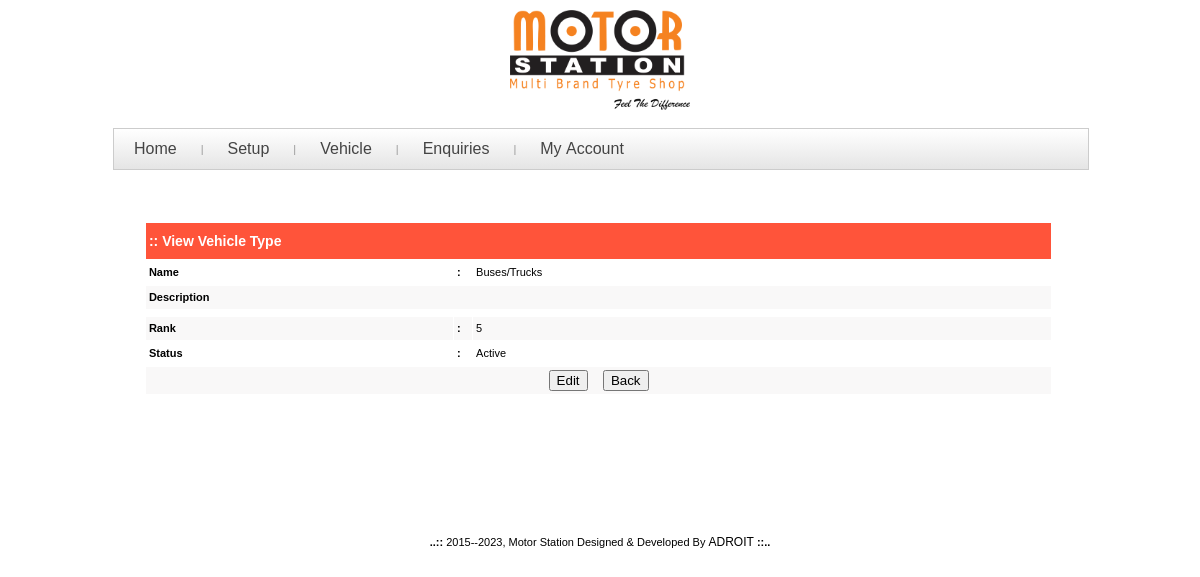
Page /admin/view_size_detail.php?edit=5&pg=1&countstart=0 (signed in) on the committed database.
### tables this page shows
CREATE TABLE `trtyp_mst` (
  `trtypm_id` int(15) NOT NULL COMMENT 'unique auto increment id for trtyp record',
  `trtypm_name` varchar(250) NOT NULL COMMENT 'unique name for trtyp record',
  `trtypm_desc` varchar(250) NOT NULL,
  `trtypm_prty` int(3) DEFAULT NULL COMMENT 'priority of trtyp record',
  `trtypm_sts` char(1) DEFAULT NULL COMMENT 'status of trtyp record (a - active, i - inactive)',
  `trtypm_crtdon` date DEFAULT NULL COMMENT 'date of creation of trtyp record',
  `trtypm_crtdby` varchar(250) DEFAULT NULL COMMENT 'name by whom trtyp record is created',
  `trtypm_mdfdon` date DEFAULT NULL COMMENT 'date of modification of trtyp record',
  `trtypm_mdfdby` varchar(250) DEFAULT NULL COMMENT 'name by whom trtyp record is modified'
);

### includes/inc_usr_functions.php (called while the page is built, shortened)
<?php
	function glb_func_chkvl($cntrlval){
		$newval =  htmlspecialchars(trim($cntrlval),ENT_QUOTES);
		return $newval;
	}
	function funcDispSts($cursts)
	{
		$recsts = $cursts;
		if($recsts == 'a')
		{
			return 'Active';
		}
		elseif($recsts == 'i')
		{
			return 'Inactive';
		}
		elseif($recsts == 'u')
		{
			return 'Under Process';
		}
		elseif($recsts == 'c')
		{
			return 'Completed';
		}
	}
?>

### admin/view_size_detail.php (the view, shortened to what this page needs)
<?php
	include_once "../includes/inc_connection.php";
	include_once "../includes/inc_usr_functions.php";
	global $id,$pg,$countstart,$gsz_smlpht,$gsz_bgpht;
	if(isset($_REQUEST['edit'])       && (trim($_REQUEST['edit'])!="")
	&& isset($_REQUEST['pg'])         &&   (trim($_REQUEST['pg'])!="")
	&& isset($_REQUEST['countstart']) && (trim($_REQUEST['countstart'])!="") )
	{
		$id         = glb_func_chkvl($_REQUEST['edit']);
		$pg         = glb_func_chkvl($_REQUEST['pg']);
		$countstart = glb_func_chkvl($_REQUEST['countstart']);
	}
	$sqrytrtyp_mst  ="select
	                   trtypm_id,trtypm_name,trtypm_sts,trtypm_prty,
					   trtypm_desc
				     from
				       trtyp_mst
                     where
				       trtypm_id=$id";
	$srstrtyp_mst   = mysqli_query($conn,$sqrytrtyp_mst);
	$cntrectrtyp_mst= mysqli_num_rows($srstrtyp_mst);
	if($cntrectrtyp_mst > 0)
	{
		$rowstrtyp_mst = mysqli_fetch_assoc($srstrtyp_mst);
	}
	else
	{
		header("Location:view_all_size.php");
		exit();
	}
?>
<!DOCTYPE HTML PUBLIC "-//W3C//DTD HTML 4.01 Transitional//EN"
"http://www.w3.org/TR/html4/loose.dtd">
<html>
<head>
<?php
	include_once ('script.php');
?>
</head>
<body onLoad="setfocus()">
<?php
	include_once '../includes/inc_adm_header.php';
	include_once '../includes/inc_adm_leftlinks.php';?>
<table width="977"  border="0" align="center" cellpadding="0" cellspacing="0">
  <tr>
    <td>&nbsp;</td>
    <td>&nbsp;</td>
  </tr>
  <tr>
    <td valign="top"><table width="100%"  border="0" cellspacing="0" cellpadding="0" class="admcnt_bdr">
      <tr>
        <td width="7" height="30" valign="top"></td>
        <td width="700" height="325" rowspan="2" valign="top"   class="contentpadding" style="background-position:top; background-repeat:repeat-x; ">
		  <br>
          <table width="95%"  border="0" cellspacing="1" cellpadding="3" align='center' bgcolor="#FFFFFF">
            <form name="frmesize" id="frmesize" method="post" action="<?php $_SERVER['SCRIPT_FILENAME']; ?>" onSubmit="return performCheck('frmesize',rules,'inline');" enctype="multipart/form-data">
              <tr align="left" class='white'>
                  <td height="30" colspan="5" bgcolor="#FF543A">
				 <span class="heading"><strong>:: View Vehicle Type </strong></span>&nbsp;&nbsp;&nbsp;</td>
                </tr>
			  <tr bgcolor="#FFFFFF">
                <td width="34%" height="19" valign="middle" ><strong>Name </strong></td>
                <td width="2%" ><strong>:</strong></td>
                <td width="64%" align="left" valign="middle" >
                  <?php echo $rowstrtyp_mst['trtypm_name'];?></td>
                </tr>
              <tr bgcolor="#f9f8f8">
                <td align="left"  colspan="3"><strong>Description </strong></td>
			 </tr>
			 <tr>
                <td align="left"  colspan="3">
                  </td>
                </tr>
              <tr bgcolor="#f9f8f8">
                <td > <strong>Rank </strong>  </td>
                <td ><strong>:</strong></td>
                <td ><?php echo $rowstrtyp_mst['trtypm_prty'];?></td>
                 </tr>
              <tr bgcolor="#FFFFFF">
                <td width="34%" height="19" valign="middle" ><strong>Status</strong></td>
                <td ><strong>:</strong></td>
                <td width="64%" align="left" valign="middle" >
                  <?php echo funcDispSts($rowstrtyp_mst['trtypm_sts']); ?>                  </td>
               </tr>
              <tr valign="middle" bgcolor="#f9f8f8">
                <td colspan="3" align="center" >
				  <input type="Submit" class="textfeild"  name="btnesize" id="btnesize" value="Edit" onclick="update1()">
                  <input type="button"  name="btnBack" value="Back" class="textfeild" onClick="location.href='view_all_size.php?pg=<?php echo $pg."&countstart=".$countstart.$loc;?>'"></td>
                </tr>
            </form>
            </table>
          </td>
        <td width="6" valign="top" ></td>
      </tr>
    </table></td>
  </tr>
</table>
<?php include_once "../includes/inc_adm_footer.php";?>
</body>
</html>

### admin/style_admin.css (style rules this page uses)
body { background:#fff; margin-left: 0px; margin-top: 0px; margin-right: 0px; margin-bottom: 0px; }
table { font-family: Verdana, Arial, Helvetica, sans-serif; font-size: 11px; color: #000; line-height: 17px; }
.heading { font-family: Verdana, Arial, Helvetica, sans-serif; font-size: 14px; font-style: normal; line-height: 18px; font-weight: bold; }
.white { color:#fff !important }

### admin/admin_menu.css (style rules this page uses)
body { background:url(../images/seamless_leaf_pattern_01.jpg) repeat scroll 0 0; margin-left: 0px; margin-top: 0px; margin-right: 0px; margin-bottom: 0px; }

### rows in the picture
trtyp_mst: trtypm_name "Buses/Trucks", trtypm_prty "5", trtypm_sts "Active"

### other values in the picture
$pgftr "2015--2023, Motor Station Designed & Developed By"
